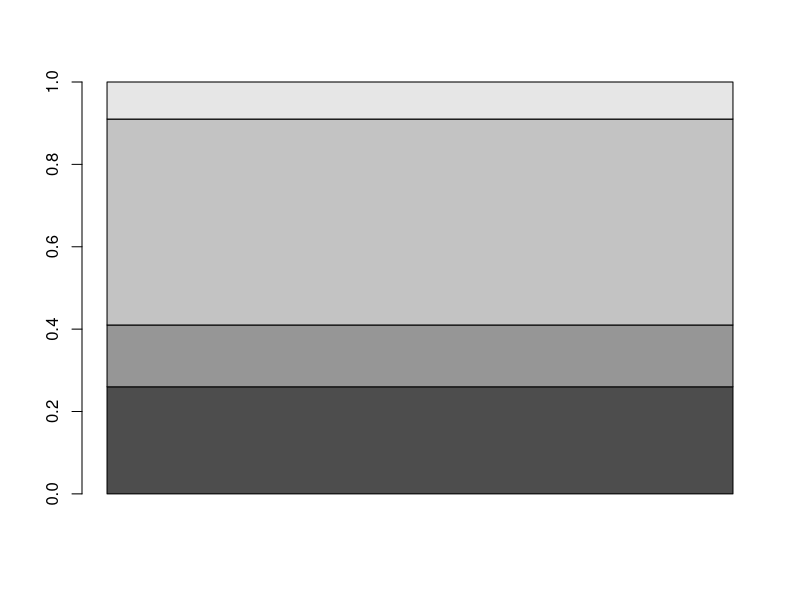

Source code (R):
## ---- chunk 1
library(dplyr)
pure <- read.csv("./Data/Microbiome_simulation.txt", sep="\t")
## ---- chunk 2
str <- c("CC_239_239","CC_151_151","MLST_93")
filter(pure, Strain_Name %in% str) %>% group_by(Sample) %>% summarize(1- sum(Estimated_Beta))
 # microbiome 2 barchart
barplot((matrix(nrow = 4, ncol = 1,c(0.26,.15,.5,.09))))
